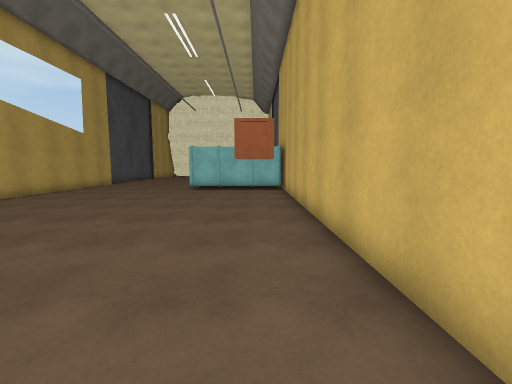
view 1 (above)

14 first-person views from a walk through a scene from a Unity 3-D project. The camera is 1.4 m above the floor, tilts 6° down and sees 90° across. The floor is counted in squares, 1 m on a side. Each view is taken from the middle of a square. On the plan, view 1 faces up. The plan holds only what a view shows up to about 13 squares ahead; the rest is blank. The place goes on beyond the plan. The player is left out. Some surface patterns are stand-ins.

view 2
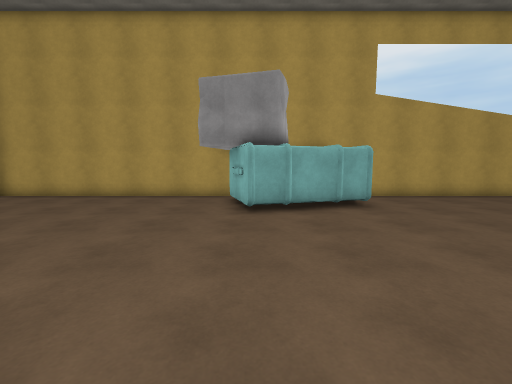

view 3
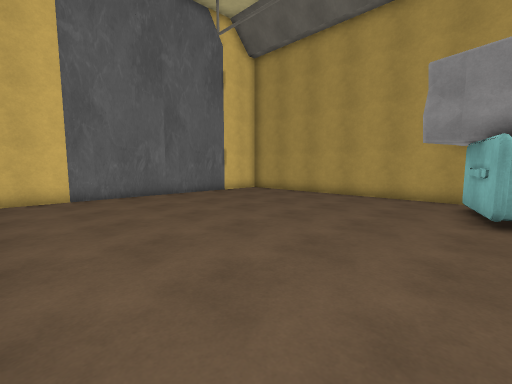

view 4
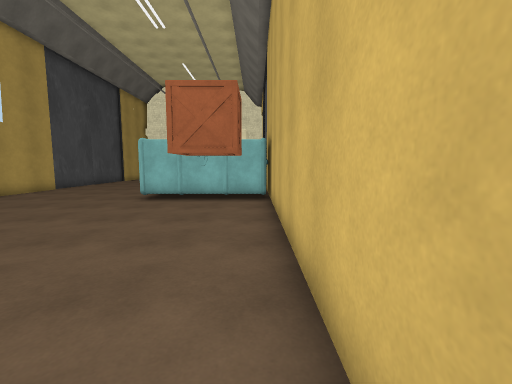

view 5
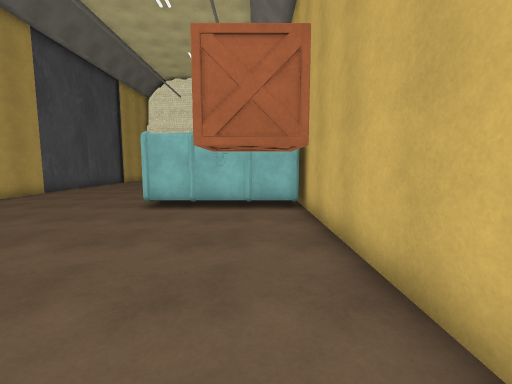

view 6
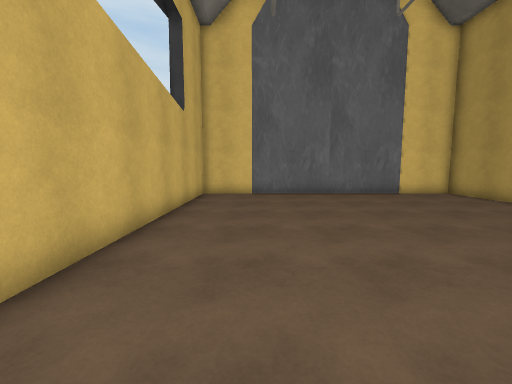

view 7
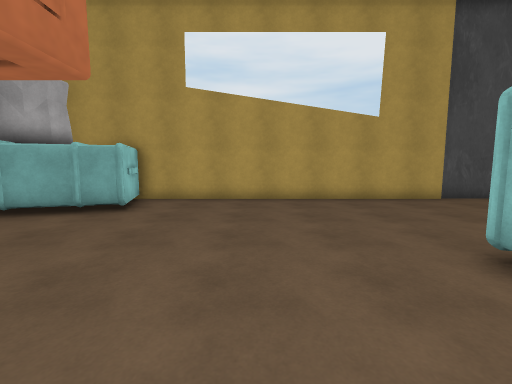

view 8
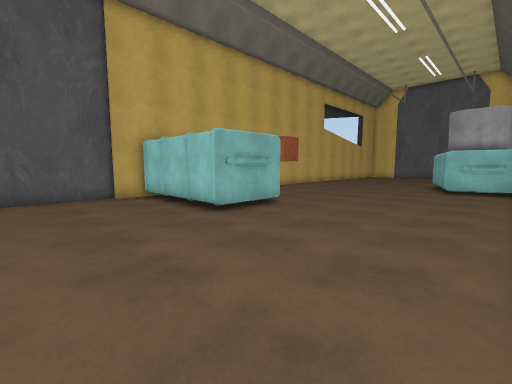

view 9
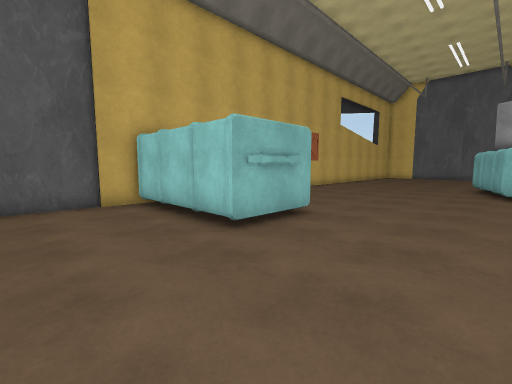

view 10
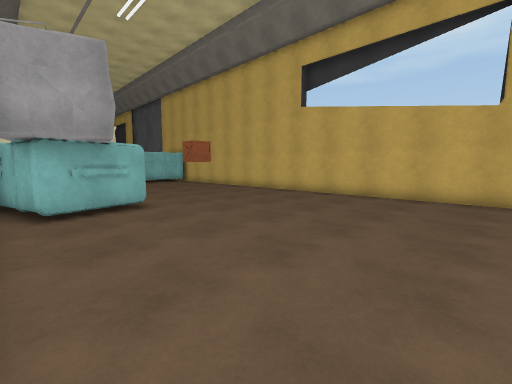

view 11
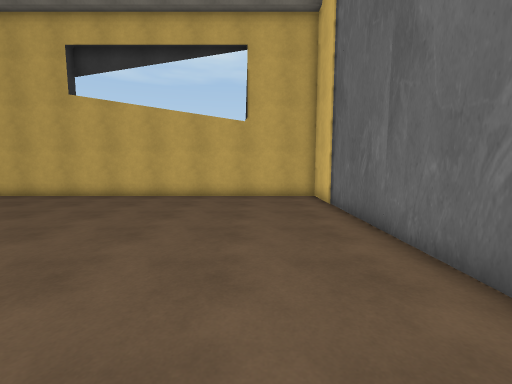

view 12
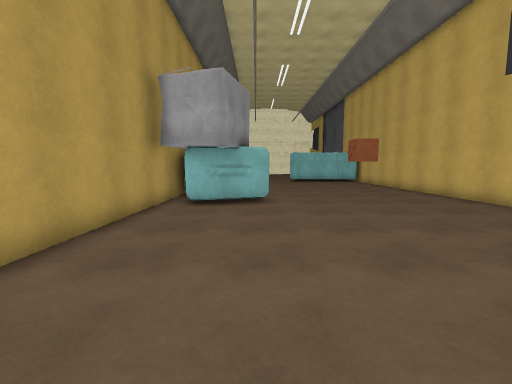

view 13
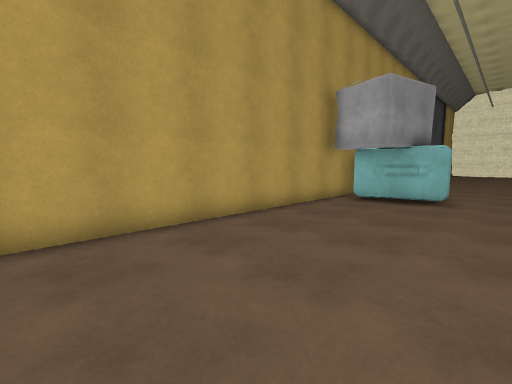

view 14
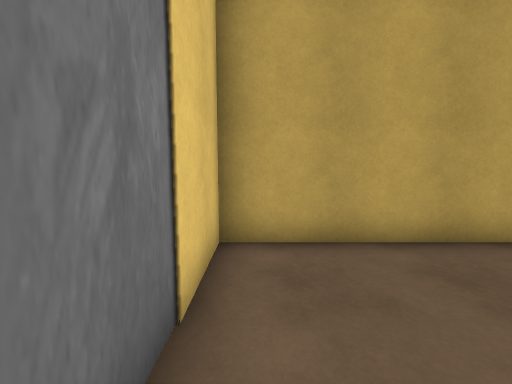

### Floor plan
Key: @ floor where view 1 was taken; # wall or solid block; . floor; O other object.
Columns run from 11 left of view 1 to 2 right of it. Each row starts with its distance up from view 1.
 22  . ..........#
 21 # ...........#
 20 #............#
 19 #............#
 18 #............#
 17 #......OOOOOO#
 16 #......O     #
 15 #......OOOOOO#
 14 #............#
 13 #............#
 12 #............#
 11 #............#
 10 #..........#.#
  9 #............#
  8 #............#
  7 #.OO.........#
  6 #OOO.........#
  5 #O  O........#
  4 #O  O........#
  3 #.OOO........#
  2 #.OO.........#
  1 #............#
  0 #..........@.#
 -1 #............#
 -2 #............#
 -3 #............#
 -4 #............#
 -5 #............#
 -6 #............#
 -7 #............#
 -8 #............#
 -9 ##############

Where each view was taken, in squares from view 1:
view 1: 0 up, 0 right, facing up
view 2: 3 up, 1 right, facing left
view 3: 3 up, 1 right, facing down-left
view 4: 4 up, 1 right, facing up
view 5: 6 up, 0 right, facing up
view 6: 4 up, 1 left, facing down
view 7: 11 up, 0 right, facing left
view 8: 22 up, 10 left, facing down-right
view 9: 21 up, 8 left, facing down-right
view 10: 6 down, 10 left, facing up-right
view 11: 6 down, 10 left, facing right
view 12: 7 down, 7 left, facing up
view 13: 8 down, 5 left, facing up-left
view 14: 8 down, 6 left, facing left
